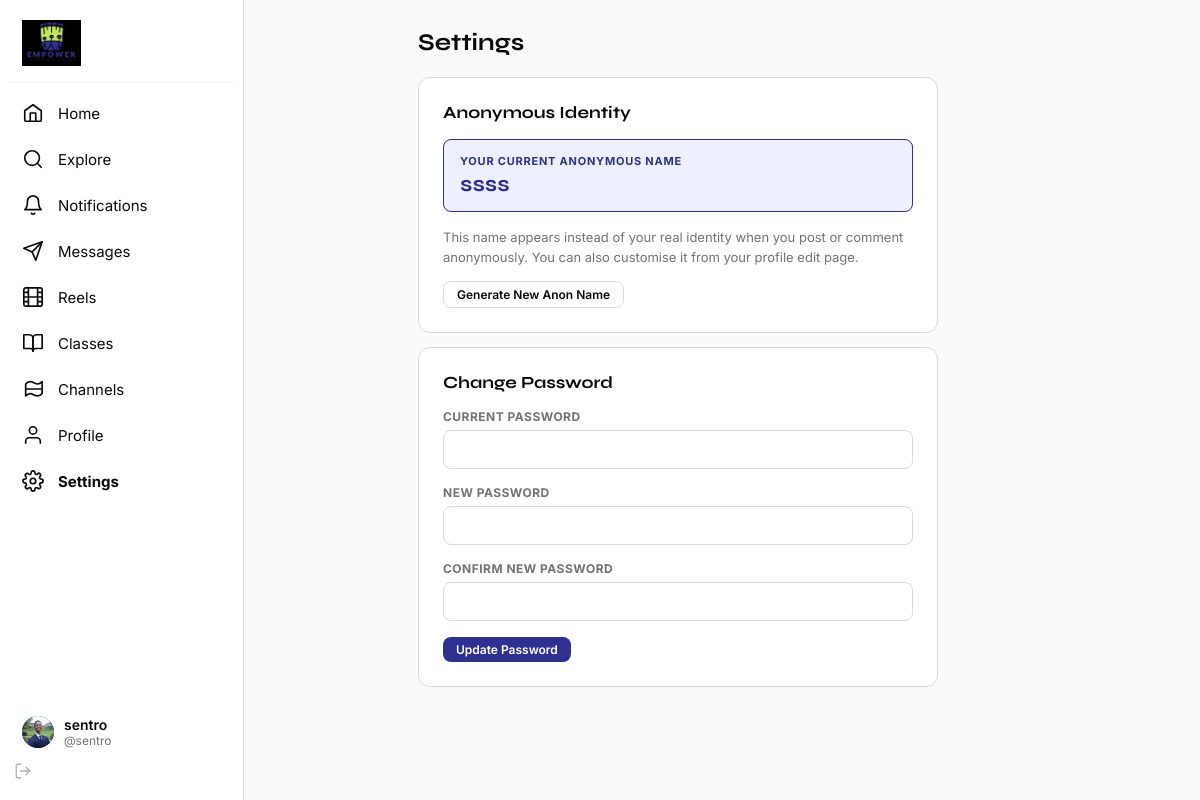
/settings (signed in), run on the app's committed database.
### tables this page shows
CREATE TABLE users (
        id          INTEGER PRIMARY KEY AUTOINCREMENT,
        username    TEXT    UNIQUE NOT NULL COLLATE NOCASE,
        password    TEXT    NOT NULL,
        name        TEXT    NOT NULL,
        role        TEXT    NOT NULL DEFAULT 'student',
        bio         TEXT    DEFAULT '',
        avatar      TEXT    DEFAULT '',
        anon_name   TEXT,
        created_at  TEXT    NOT NULL
    , year_group TEXT DEFAULT '');

### app.py (the view, shortened to what this page needs)
@app.route("/settings", methods=["GET","POST"])
@login_required
def settings():
    user = current_user()
    user      = current_user()
    anon_name = user["anon_name"] or get_anon_name(user["id"])
    return render_template("settings.html", user=user, anon_name=anon_name)

### app.py (called while the page is built)
def get_db():
    if "db" not in g:
        g.db = sqlite3.connect(str(DB_PATH), detect_types=sqlite3.PARSE_DECLTYPES)
        g.db.row_factory = sqlite3.Row
        g.db.execute("PRAGMA journal_mode=WAL")
        g.db.execute("PRAGMA foreign_keys=ON")
    return g.db

def query(sql, args=(), one=False):
    db  = get_db()
    cur = db.execute(sql, args)
    rv  = cur.fetchall()
    return (rv[0] if rv else None) if one else rv

def login_required(f):
    @wraps(f)
    def wrapped(*args, **kwargs):
        if "user_id" not in session:
            return redirect(url_for("login", next=request.path))
        return f(*args, **kwargs)
    return wrapped

def current_user():
    uid = session.get("user_id")
    if not uid:
        return None
    return query("SELECT * FROM users WHERE id=?", (uid,), one=True)

def unread_notif_count(user_id: int) -> int:
    r = query("SELECT COUNT(*) as c FROM notifications WHERE user_id=? AND is_read=0", (user_id,), one=True)
    return r["c"] if r else 0

def unread_msg_count(user_id: int) -> int:
    r = query(
        """SELECT COUNT(*) as c FROM messages m
           JOIN conversations c ON m.conversation_id=c.id
           WHERE (c.user_a=? OR c.user_b=?) AND m.sender_id!=? AND m.is_read=0""",
        (user_id, user_id, user_id), one=True
    )
    return r["c"] if r else 0

@app.context_processor
def inject_globals():
    user = current_user()
    nc   = unread_notif_count(user["id"]) if user else 0
    mc   = unread_msg_count(user["id"])   if user else 0
    return dict(
        cu=user, notif_count=nc, msg_count=mc,
        _fmt=_fmt_time, _rel=_relative_time,
        ROLE_LABELS={"student":"Student","teacher":"Teacher","senator":"Senator",
                     "admin":"Admin","super_admin":"Super Admin"},
        RECIPIENT_LABELS=RECIPIENT_LABELS,
    )

### templates/settings.html (shortened to what this page needs)
{% extends "base.html" %}
{% block content %}
<div class="page-hd"><h1>Settings</h1></div>
<div class="card" style="padding:24px;max-width:520px;margin-bottom:14px">
  <h3 style="font-family:var(--font-h);font-size:17px;font-weight:700;margin-bottom:16px">Anonymous Identity</h3>
  <div class="anon-box">
    <div class="anon-lbl">Your current anonymous name</div>
    <div class="anon-val">{{ anon_name }}</div>
  </div>
  <p style="font-size:13px;color:var(--ink2);margin-bottom:14px;line-height:1.5">
    This name appears instead of your real identity when you post or comment anonymously.
    You can also customise it from your profile edit page.
  </p>
  <form method="POST">
    <button type="submit" class="btn btn-outline btn-sm">Generate New Anon Name</button>
  </form>
</div>
<div class="card" style="padding:24px;max-width:520px">
  <h3 style="font-family:var(--font-h);font-size:17px;font-weight:700;margin-bottom:16px">Change Password</h3>
  <form method="POST">
    <div class="field"><label>Current Password</label><input type="password" name="old_password" required></div>
    <div class="field"><label>New Password</label><input type="password" name="new_password" minlength="6" required></div>
    <div class="field"><label>Confirm New Password</label><input type="password" name="confirm_password" minlength="6" required></div>
    <button type="submit" class="btn btn-primary btn-sm">Update Password</button>
  </form>
</div>
{% endblock %}

### templates/base.html (shortened to what this page needs)
<!DOCTYPE html>
<html lang="en">
<head>
</head>
<body>
{% if cu %}
<nav class="sidebar">
  <div class="sidebar-brand">
    <img src="{{ url_for('static', filename='img/eia-logo.png') }}" alt="Empower International Academy">
  </div>
  <a href="{{ url_for('feed') }}" class="nav-link {% if request.endpoint=='feed' %}active{% endif %}">
    <svg class="ic" width="22" height="22"><use href="#ic-home"/></svg> Home
  </a>
  <a href="{{ url_for('people') }}" class="nav-link {% if request.endpoint=='people' %}active{% endif %}">
    <svg class="ic" width="22" height="22"><use href="#ic-search"/></svg> Explore
  </a>
  <a href="{{ url_for('notifications') }}" class="nav-link {% if request.endpoint=='notifications' %}active{% endif %}">
    <svg class="ic" width="22" height="22"><use href="#ic-bell"/></svg> Notifications
  </a>
  <a href="{{ url_for('messages') }}" class="nav-link {% if request.endpoint in ('messages','conversation') %}active{% endif %}">
    <svg class="ic" width="22" height="22"><use href="#ic-send"/></svg> Messages
  </a>
  <a href="{{ url_for('reels') }}" class="nav-link {% if request.endpoint=='reels' %}active{% endif %}">
    <svg class="ic" width="22" height="22"><use href="#ic-reel"/></svg> Reels
  </a>
  <a href="{{ url_for('classes') }}" class="nav-link {% if request.endpoint in ('classes','class_detail') %}active{% endif %}">
    <svg class="ic" width="22" height="22"><use href="#ic-class"/></svg> Classes
  </a>
  <a href="{{ url_for('channels') }}" class="nav-link {% if request.endpoint in ('channels','channel_detail') %}active{% endif %}">
    <svg class="ic" width="22" height="22"><use href="#ic-channel"/></svg> Channels
  </a>
  <a href="{{ url_for('profile', username=cu.username) }}" class="nav-link {% if request.endpoint=='profile' %}active{% endif %}">
    <svg class="ic" width="22" height="22"><use href="#ic-user"/></svg> Profile
  </a>
  <a href="{{ url_for('settings') }}" class="nav-link {% if request.endpoint=='settings' %}active{% endif %}">
    <svg class="ic" width="22" height="22"><use href="#ic-settings"/></svg> Settings
  </a>
  <div class="nav-spacer"></div>
  <a href="{{ url_for('profile', username=cu.username) }}" class="user-pill" style="text-decoration:none">
    <div class="av av-sm">
      {% if cu.avatar %}<img src="{{ url_for('serve_media', filename=cu.avatar) }}" alt="">
      {% else %}{{ cu.username[0].upper() }}{% endif %}
    </div>
    <div style="flex:1;min-width:0">
      <div class="user-pill-name">{{ cu.username }}</div>
      <div class="user-pill-handle">@{{ cu.username }}</div>
    </div>
    <a href="{{ url_for('logout') }}" onclick="event.stopPropagation()"
       style="color:var(--ink3);display:flex;align-items:center;padding:4px;border-radius:6px;transition:color .12s"
       title="Log out">
      <svg class="ic" width="18" height="18"><use href="#ic-logout"/></svg>
    </a>
  </a>
</nav>
{% endif %}
<div class="main-wrap">
  <div class="page-center {% block page_class %}{% endblock %}">
    {% block content %}{% endblock %}
  </div>
</div>
</body>
</html>

### templates/base.html (style rules this page uses)
:root { --navy: #2e3192; --navy-d: #1e2070; --navy-l: #3d42b8; --lime: #b8d432; --lime-d: #96b020; --lime-l: #d4eb5a; --bg: #fafafa; --white: #ffffff; --border: #dbdbdb; --border-l:#efefef; --ink: #0a0a0a; --ink2: #737373; --ink3: #b0b0b0; --red: #ed4956; --blue-l: #eef0ff; --nav-w: 244px; --r: 12px; --r-sm: 8px; --shadow: 0 4px 20px rgba(0,0,0,.1); --font: 'Inter',sans-serif; --font-h: 'Syne',sans-serif; }
*,*::before,*::after { box-sizing:border-box;margin:0;padding:0 }
html { scroll-behavior:smooth }
body { font-family:var(--font);background:var(--bg);color:var(--ink);min-height:100vh;display:flex;-webkit-font-smoothing:antialiased;font-size:14px }
a { color:inherit;text-decoration:none }
input,textarea,select,button { font-family:inherit }
svg.ic { display:inline-block;vertical-align:middle;flex-shrink:0 }
.sidebar { width:var(--nav-w);flex-shrink:0;position:fixed;top:0;left:0;bottom:0;background:var(--white);border-right:1px solid var(--border);display:flex;flex-direction:column;padding:0 10px 16px;z-index:100;overflow-y:auto }
.sidebar-brand { padding:20px 12px 16px;border-bottom:1px solid var(--border-l);margin-bottom:8px }
.sidebar-brand img { height:46px;width:auto;display:block }
.nav-link { display:flex;align-items:center;gap:14px;padding:11px 12px;border-radius:var(--r-sm);font-size:15px;font-weight:400;color:var(--ink);transition:background .12s;margin-bottom:2px;cursor:pointer }
.nav-link.active { font-weight:700 }
.nav-spacer { flex:1 }
.user-pill { display:flex;align-items:center;gap:10px;padding:10px 12px;border-radius:var(--r-sm);cursor:pointer;transition:background .12s }
.user-pill-name { font-size:14px;font-weight:600;overflow:hidden;text-overflow:ellipsis;white-space:nowrap }
.user-pill-handle { font-size:12px;color:var(--ink2) }
.av { border-radius:50%;overflow:hidden;display:flex;align-items:center;justify-content:center;font-weight:700;flex-shrink:0;background:var(--navy);color:#fff;user-select:none }
.av img { width:100%;height:100%;object-fit:cover;display:block }
.av-sm { width:32px;height:32px;font-size:12px }
.main-wrap { margin-left:var(--nav-w);flex:1;min-width:0 }
.page-center { max-width:640px;margin:0 auto;padding:28px 16px 100px }
.btn { display:inline-flex;align-items:center;justify-content:center;gap:6px;padding:8px 18px;border-radius:var(--r-sm);border:none;font-size:13px;font-weight:600;cursor:pointer;transition:all .14s;white-space:nowrap;text-decoration:none }
.btn-primary { background:var(--navy);color:#fff }
.btn-outline { background:transparent;color:var(--ink);border:1.5px solid var(--border) }
.btn-sm { padding:5px 13px;font-size:12px }
.field { margin-bottom:16px }
.field label { display:block;font-size:12px;font-weight:700;color:var(--ink2);margin-bottom:6px;letter-spacing:.04em;text-transform:uppercase }
.field input,.field textarea,.field select { width:100%;background:var(--white);border:1.5px solid var(--border);border-radius:var(--r-sm);padding:10px 14px;color:var(--ink);font-size:14px;outline:none;transition:border .15s }
.field input::placeholder,.field textarea::placeholder { color:var(--ink3) }
.card { background:var(--white);border:1px solid var(--border);border-radius:var(--r) }
.page-hd { margin-bottom:20px }
.page-hd h1 { font-family:var(--font-h);font-size:24px;font-weight:700;color:var(--ink) }
.anon-box { background:var(--blue-l);border:1.5px solid var(--navy);border-radius:var(--r-sm);padding:14px 16px;margin-bottom:16px }
.anon-box .anon-lbl { font-size:11px;font-weight:700;color:var(--navy);text-transform:uppercase;letter-spacing:.07em }
.anon-box .anon-val { font-size:22px;font-weight:700;color:var(--navy);margin-top:3px;font-family:var(--font-h) }

### data on the page
users: avatar (picture), username "sentro", anon_name "ssss"
